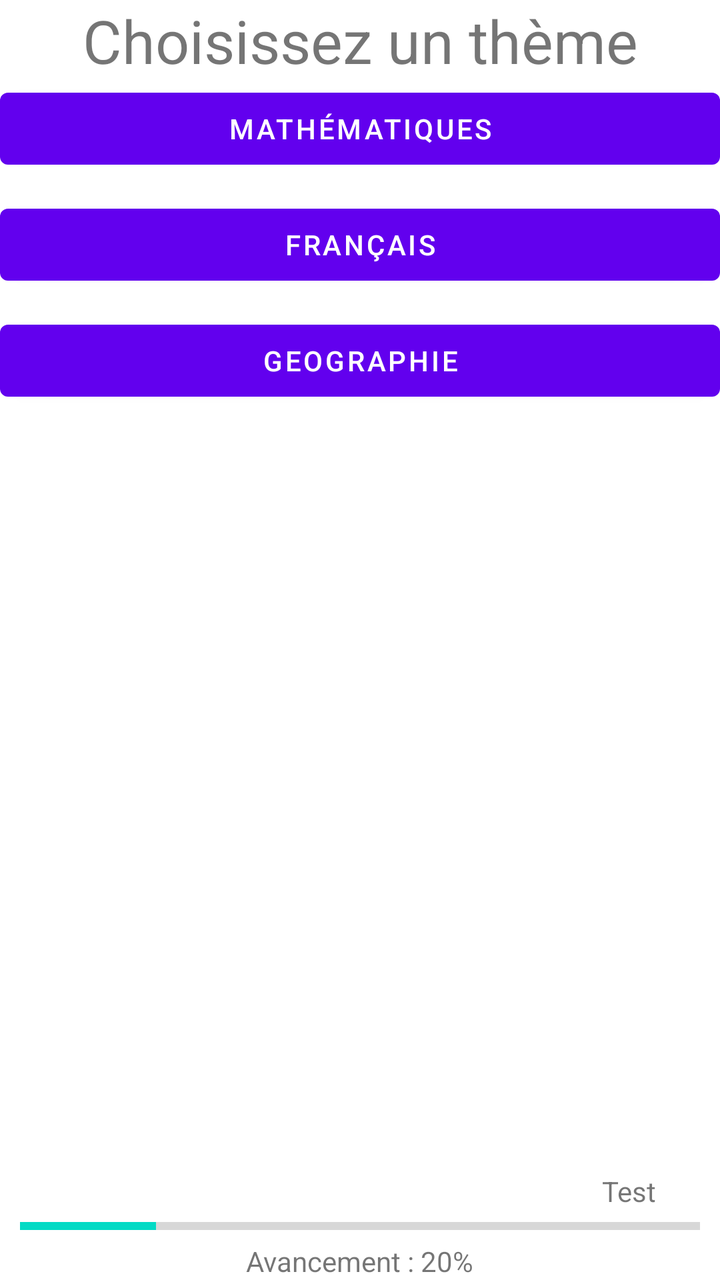
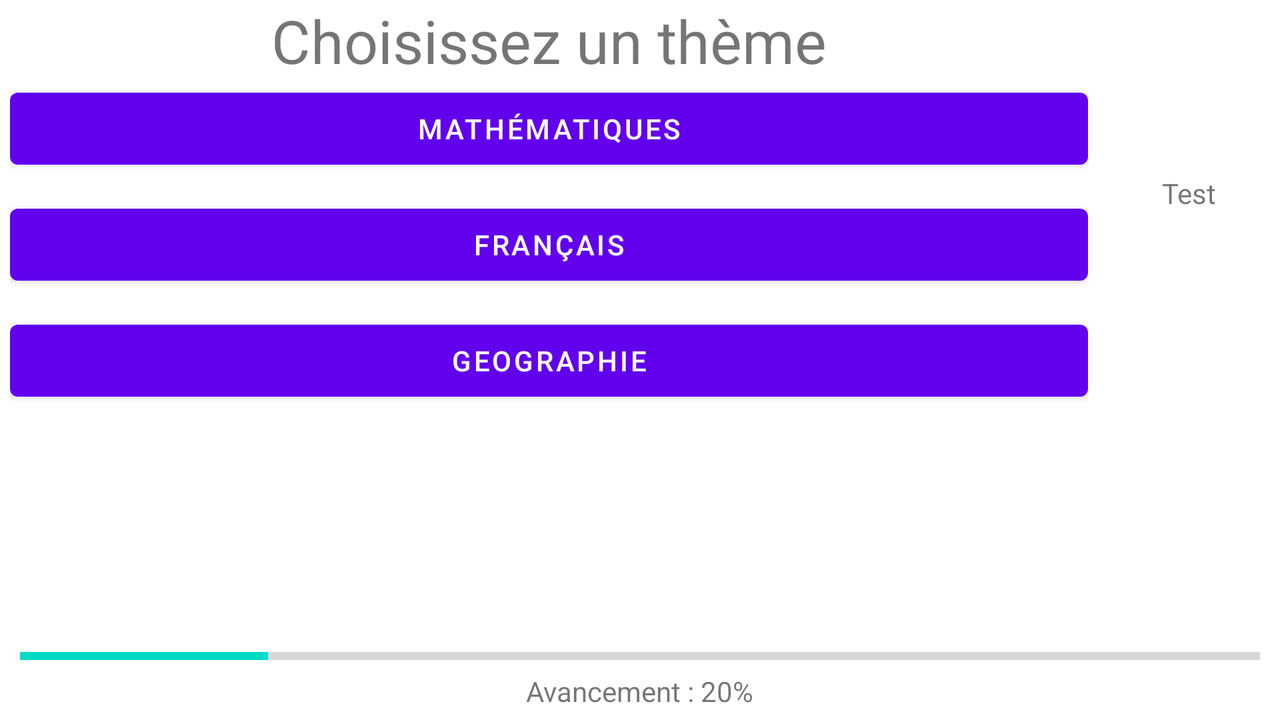

The same Android screen from two of the app's own layout files: first res/layout/ as a phone draws it, then the repository's variant for another configuration, drawn on a device whose configuration selects that folder. Both files follow.
<!-- AndroidManifest.xml: application theme Theme.Josserajecoledesloustics -->
<!-- res/layout/activity_menu_principal.xml -->
<?xml version="1.0" encoding="utf-8"?>
<LinearLayout xmlns:android="http://schemas.android.com/apk/res/android"
    xmlns:app="http://schemas.android.com/apk/res-auto"
    xmlns:tools="http://schemas.android.com/tools"
    android:layout_width="match_parent"
    android:layout_height="match_parent"
    tools:context=".activities.menus.ActivityMenuPrincipal"
    android:orientation="vertical">

    <TextView
        android:layout_width="match_parent"
        android:layout_height="wrap_content"
        android:gravity="center"
        android:text="Choisissez un thème"
        android:textSize="30dp"/>

    <Button
        android:layout_width="match_parent"
        android:layout_height="wrap_content"
        android:text="Mathématiques"
        android:layout_marginBottom="10dp"
        android:onClick="MenuMaths"/>

    <Button
        android:layout_width="match_parent"
        android:layout_height="wrap_content"
        android:text="Français"
        android:layout_marginBottom="10dp"
        android:onClick="MenuFrancais"/>

    <Button
        android:layout_width="match_parent"
        android:layout_height="wrap_content"
        android:text="Geographie"
        android:layout_marginBottom="10dp"
        android:onClick="MenuGeographie"/>




    <LinearLayout
        android:layout_width="match_parent"
        android:layout_height="match_parent"
        android:orientation="vertical"
        android:gravity="bottom">


        <LinearLayout
            android:layout_width="match_parent"
            android:layout_height="wrap_content">

            
            <ImageView
                android:layout_width="wrap_content"
                android:layout_height="wrap_content"
                android:layout_gravity="right"
                android:layout_weight="1"
                android:background="#ffffff"/>

            <LinearLayout
                android:id="@+id/profil"
                android:layout_width="wrap_content"
                android:layout_height="wrap_content"
                android:orientation="vertical"
                android:background="@drawable/border">

                <ImageView
                    android:id="@+id/avatarCourant"
                    android:layout_width="91dp"
                    android:layout_height="87dp"
                    android:layout_gravity="right"
                    android:src="@drawable/avatar3" />

                <TextView
                    android:layout_width="wrap_content"
                    android:layout_height="wrap_content"
                    android:id="@+id/pseudoCourant"
                    android:layout_gravity="center"
                    android:text="Test" />

            </LinearLayout>

        </LinearLayout>

        <ProgressBar
            android:id="@+id/progress_bar"
            android:layout_width="match_parent"
            android:layout_height="wrap_content"
            style="?android:attr/progressBarStyleHorizontal"
            android:layout_marginLeft="10dp"
            android:layout_marginRight="10dp"
            android:min="0"
            android:progress="20"
            android:max="100"/>

        <TextView
            android:layout_width="wrap_content"
            android:layout_height="wrap_content"
            android:id="@+id/avancement"
            android:layout_gravity="center"
            android:text="Avancement : 20%" />

    </LinearLayout>



</LinearLayout>
<!-- resources referenced by this layout -->
<resources>
  <style name="Theme.Josserajecoledesloustics" parent="Theme.MaterialComponents.DayNight.DarkActionBar">
          
          <item name="colorPrimary">@color/purple_500</item>
          <item name="colorPrimaryVariant">@color/purple_700</item>
          <item name="colorOnPrimary">@color/white</item>
          
          <item name="colorSecondary">@color/teal_200</item>
          <item name="colorSecondaryVariant">@color/teal_700</item>
          <item name="colorOnSecondary">@color/black</item>
          
          <item name="android:statusBarColor" tools:targetApi="l">?attr/colorPrimaryVariant</item>
          
      </style>
</resources>
<!-- res/layout-land/activity_menu_principal.xml (the repository's variant of the layout above) -->
<!-- drawn on the phone turned sideways -->
<?xml version="1.0" encoding="utf-8"?>
<LinearLayout xmlns:android="http://schemas.android.com/apk/res/android"
    android:orientation="vertical"
    android:layout_width="match_parent"
    android:layout_height="match_parent">

    <LinearLayout
        android:layout_width="match_parent"
        android:layout_height="wrap_content"
        android:orientation="horizontal">


        <LinearLayout
            android:layout_width="match_parent"
            android:layout_height="match_parent"
            android:layout_weight="1"
            android:orientation="vertical"
            android:layout_marginLeft="5dp"
            android:layout_marginRight="5dp">

            <TextView
                android:layout_width="match_parent"
                android:layout_height="wrap_content"
                android:gravity="center"
                android:text="Choisissez un thème"
                android:textSize="30dp"/>

            <Button
                android:layout_width="match_parent"
                android:layout_height="wrap_content"
                android:text="Mathématiques"
                android:layout_marginBottom="10dp"
                android:onClick="MenuMaths"/>

            <Button
                android:layout_width="match_parent"
                android:layout_height="wrap_content"
                android:text="Français"
                android:layout_marginBottom="10dp"
                android:onClick="MenuFrancais"/>

            <Button
                android:layout_width="match_parent"
                android:layout_height="wrap_content"
                android:text="Geographie"
                android:layout_marginBottom="10dp"
                android:onClick="MenuGeographie"/>


        </LinearLayout>






        <LinearLayout
            android:layout_width="wrap_content"
            android:layout_height="match_parent"
            android:orientation="vertical"
            android:gravity="top">


            <LinearLayout
                android:layout_width="match_parent"
                android:layout_height="wrap_content"
                android:background="@drawable/border">

                
                <ImageView
                    android:layout_width="wrap_content"
                    android:layout_height="wrap_content"
                    android:layout_gravity="right"
                    android:layout_weight="1"
                    android:background="#ffffff"/>

                <LinearLayout
                    android:id="@+id/profil"
                    android:layout_width="wrap_content"
                    android:layout_height="wrap_content"
                    android:orientation="vertical">

                    <ImageView
                        android:id="@+id/avatarCourant"
                        android:layout_width="91dp"
                        android:layout_height="87dp"
                        android:layout_gravity="right"
                        android:src="@drawable/avatar1" />

                    <TextView
                        android:layout_width="wrap_content"
                        android:layout_height="wrap_content"
                        android:id="@+id/pseudoCourant"
                        android:layout_gravity="center"
                        android:text="Test" />

                </LinearLayout>

            </LinearLayout>

        </LinearLayout>

    </LinearLayout>

    <LinearLayout
        android:layout_width="match_parent"
        android:layout_height="match_parent"
        android:gravity="bottom"
        android:orientation="vertical">

        <ProgressBar
            android:id="@+id/progress_bar"
            android:layout_width="match_parent"
            android:layout_height="wrap_content"
            style="?android:attr/progressBarStyleHorizontal"
            android:layout_marginLeft="10dp"
            android:layout_marginRight="10dp"
            android:min="0"
            android:progress="20"
            android:max="100"/>

        <TextView
            android:layout_width="wrap_content"
            android:layout_height="wrap_content"
            android:id="@+id/avancement"
            android:layout_gravity="center"
            android:layout_marginBottom="5dp"
            android:text="Avancement : 20%" />

    </LinearLayout>

</LinearLayout>
